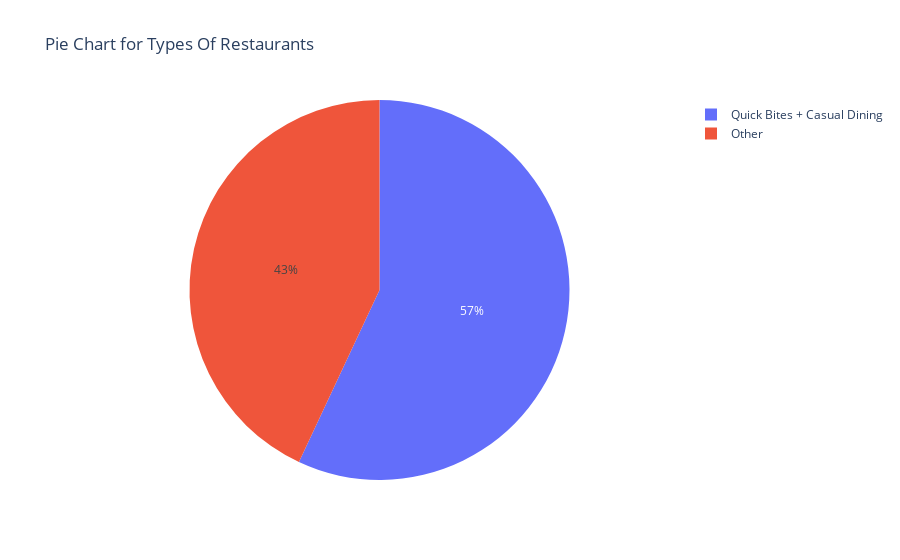

Notebook code for this chart:
### Code cell
fig = px.pie(df, values=values, names=labels,title='Pie Chart for Types Of Restaurants')
fig.show()

### Figure 1 — Plotly figure (JSON) as saved in the notebook; plotly's stock layout.template omitted (floating-point values rounded to 4 significant figures)
{"data": [{"domain": {"x": [0, 1], "y": [0, 1]}, "hovertemplate": "label=%{label}<br>value=%{value}<extra></extra>", "labels": ["Quick Bites + Casual Dining", "Other"], "legendgroup": "", "name": "", "showlegend": true, "type": "pie", "values": [29462, 22255]}], "layout": {"legend": {"tracegroupgap": 0}, "title": {"text": "Pie Chart for Types Of Restaurants"}}}
